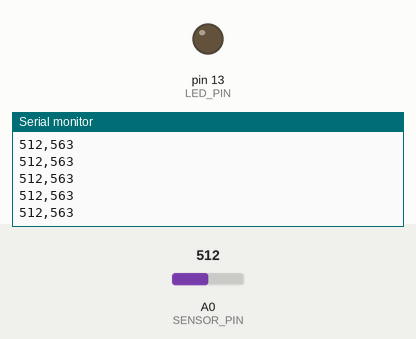
Bench run of a sketch on a simulated Arduino Uno, built with avr-gcc and run on an emulated ATmega328P. Parts: output pins drawn as LEDs (lit = HIGH), the last lines printed to the serial monitor. The test bench sets the inputs (shaded band); at power-on: A0 (SENSOR_PIN) = 512.

Above: at 1.2 s.
1.3 s: A0 (SENSOR_PIN) set to 986
At 1.8 s:
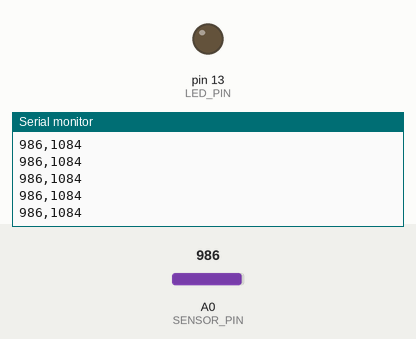
2.8 s: A0 (SENSOR_PIN) set to 1010
At 3.5 s:
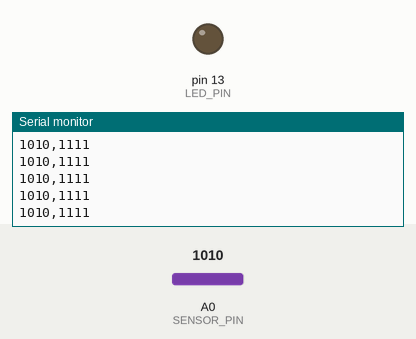
Timing chart, 0 to 5.8 s (numbered marks = the images above; inputs shaded):
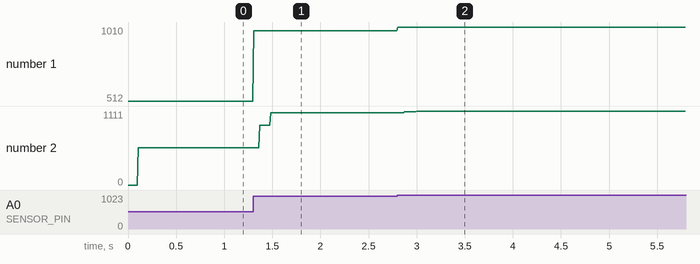

The sketch:

02-pulse-robustness.ino
```cpp
#define SENSOR_PIN 0
#define LED_PIN 13

int sensor_heartbeat_threshold = 550;

void setup() {
  pinMode(LED_PIN,OUTPUT);
  Serial.begin(9600);
}

#define SAMPLES_PER_WINDOW 10
int _pulse_sensor_index = 0;
int _pulse_sensor_sum = 0;
int _pulse_sensor_last_value = 0;
int _pulse_sensor_average = 0;

void pulse_sensor_update(void) {
  _pulse_sensor_last_value = analogRead(SENSOR_PIN);
  _pulse_sensor_sum += _pulse_sensor_last_value;
  _pulse_sensor_index += 1;

  if( _pulse_sensor_index > SAMPLES_PER_WINDOW ){
    _pulse_sensor_average = _pulse_sensor_sum / SAMPLES_PER_WINDOW;
    _pulse_sensor_sum = 0;
    _pulse_sensor_index = 0;
  }
}
int pulse_sensor_get_value(void){
  return _pulse_sensor_last_value;
}
int pulse_sensor_get_average(void){
  return _pulse_sensor_average;
}

void loop() {

  pulse_sensor_update();

  // pulseSensor.setThreshold(THRESHOLD);

  Serial.print(pulse_sensor_get_value(), DEC);
  Serial.print(",");
  Serial.print(pulse_sensor_get_average(), DEC);
  Serial.println();

  delay(10);
}
```

Measured:
- after the input at 1.3 s, the serial monitor: prints a new line at once (image 1)
- after the input at 2.8 s, the serial monitor: prints a new line at once (image 2)
- plotted number 1: 512 → 986 after the input at 1.3 s, 986 → 1010 after the input at 2.8 s
- plotted number 2: 563 → 1084 after the input at 1.3 s, 1084 → 1111 after the input at 2.8 s
